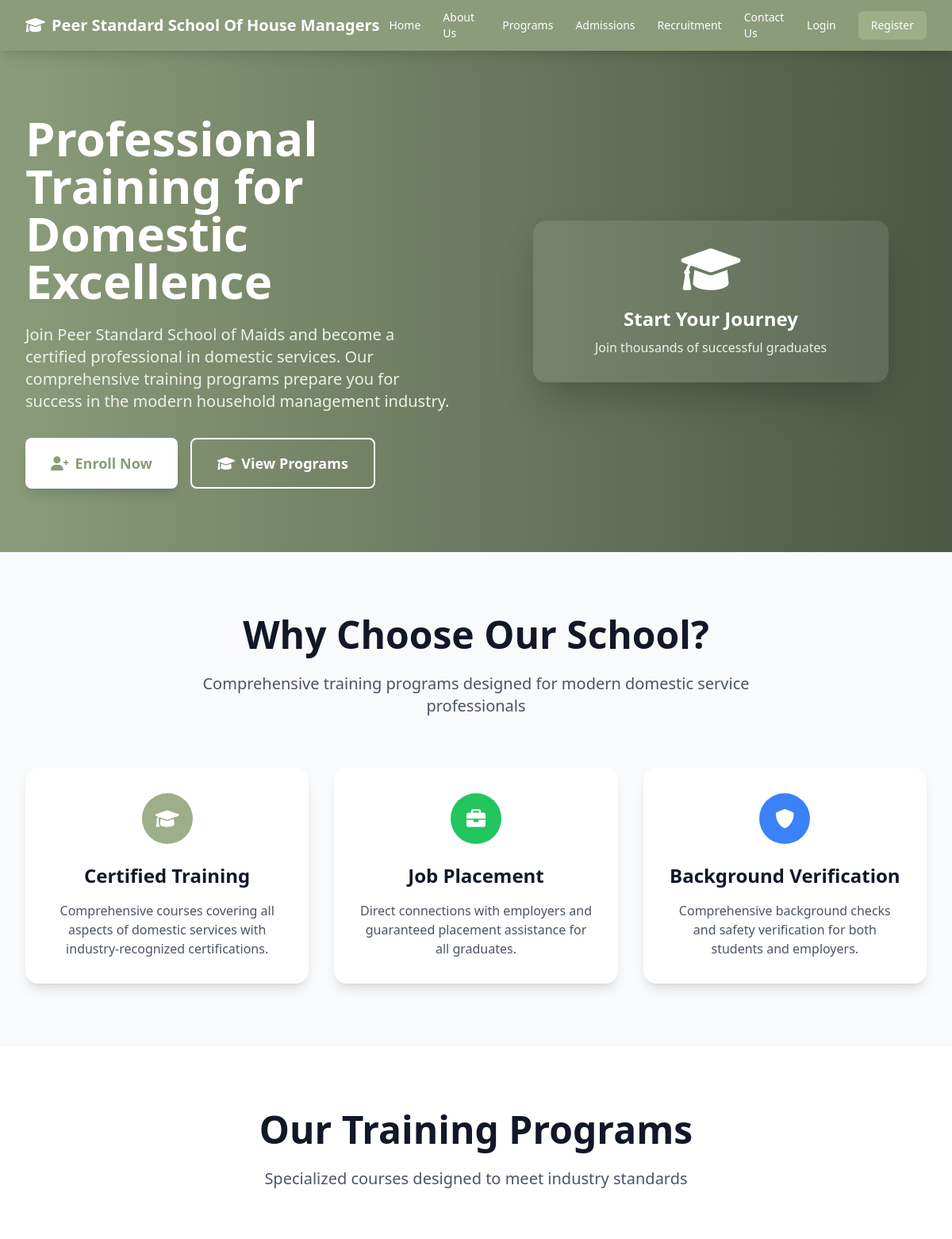
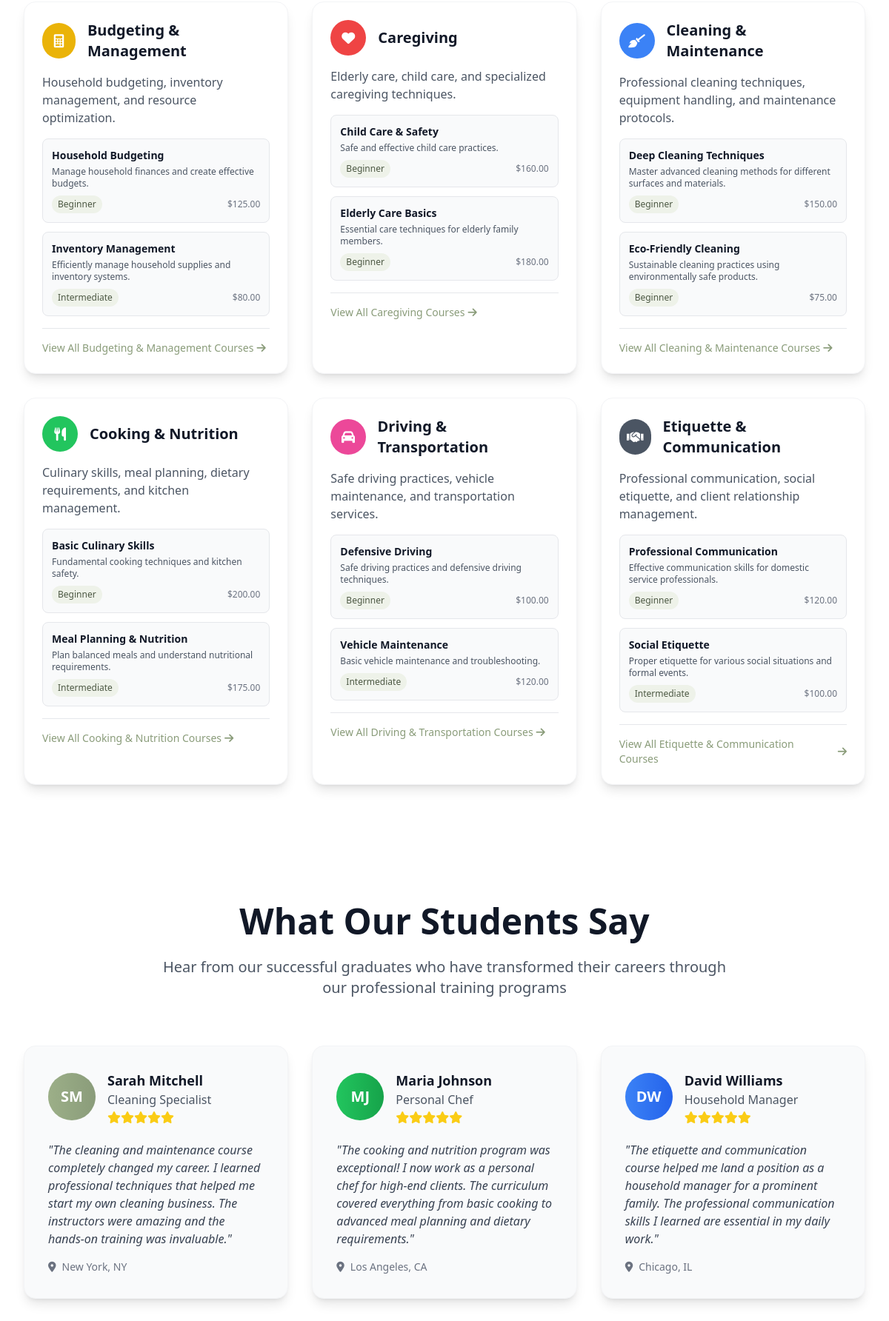
The page / (upper part) on the database its author committed (2 pictures, top to bottom).
### courses/models.py (models this page shows, shortened)
class CourseCategory(models.Model):
    name = models.CharField(max_length=100, unique=True)
    description = models.TextField(blank=True)
    is_active = models.BooleanField(default=True)
    created_at = models.DateTimeField(auto_now_add=True)
    class Meta:
        verbose_name = "Course Category"
        verbose_name_plural = "Course Categories"

class Course(models.Model):
    DIFFICULTY_CHOICES = [
        ('beginner', 'Beginner'),
        ('intermediate', 'Intermediate'),
        ('advanced', 'Advanced'),
    ]
    STATUS_CHOICES = [
        ('draft', 'Draft'),
        ('active', 'Active'),
        ('retired', 'Retired'),
    ]
    title = models.CharField(max_length=200)
    description = models.TextField()
    category = models.ForeignKey(CourseCategory, on_delete=models.CASCADE, related_name='courses')
    difficulty_level = models.CharField(max_length=20, choices=DIFFICULTY_CHOICES, default='beginner')
    duration_weeks = models.PositiveIntegerField(validators=[MinValueValidator(1), MaxValueValidator(52)])
    total_hours = models.PositiveIntegerField()
    max_students = models.PositiveIntegerField(default=30)
    tuition_fee = models.DecimalField(max_digits=10, decimal_places=2)
    status = models.CharField(max_length=20, choices=STATUS_CHOICES, default='draft')
    prerequisites = models.ManyToManyField('self', blank=True, symmetrical=False)
    learning_outcomes = models.TextField()
    course_materials = models.FileField(upload_to='course_materials/', blank=True, null=True)
    created_by = models.ForeignKey(User, on_delete=models.CASCADE, related_name='created_courses')
    created_at = models.DateTimeField(auto_now_add=True)
    updated_at = models.DateTimeField(auto_now=True)
    class Meta:
        verbose_name = "Course"
        verbose_name_plural = "Courses"

### peer_standard_school/views.py (the view)
# urls.py: path('', home_view, name='home'),
def home_view(request):
    categories_with_courses = []
    categories = CourseCategory.objects.filter(is_active=True).order_by('name')
    for category in categories:
        courses = Course.objects.filter(
            category=category,
            status='active'
        ).order_by('title')[:3]  # Limit to 3 courses per category for display
        if courses.exists():
            categories_with_courses.append({
                'category': category,
                'courses': courses
            })
    context = {
        'categories_with_courses': categories_with_courses,
        'total_courses': Course.objects.filter(status='active').count(),
        'total_categories': CourseCategory.objects.filter(is_active=True).count(),
    }
    return render(request, 'home.html', context)

### templates/home.html (shortened to what this page needs)
{% extends 'base.html' %}
{% load static %}
{% block content %}
<section class="bg-gradient-to-r from-primary-600 to-primary-800 text-white py-20">
    <div class="max-w-7xl mx-auto px-4 sm:px-6 lg:px-8">
        <div class="grid grid-cols-1 lg:grid-cols-2 gap-12 items-center">
            <div>
                <h1 class="text-4xl md:text-6xl font-bold mb-6 leading-tight">Professional Training for Domestic Excellence</h1>
                <p class="text-xl mb-8 text-primary-100">Join Peer Standard School of Maids and become a certified professional in domestic services. Our comprehensive training programs prepare you for success in the modern household management industry.</p>
                <div class="flex flex-col sm:flex-row gap-4">
                    <a href="{% url 'accounts:register' %}" class="bg-white text-primary-600 hover:bg-gray-100 px-8 py-4 rounded-lg font-semibold text-lg transition-colors duration-200 flex items-center justify-center shadow-lg hover:shadow-xl">
                        <i class="fas fa-user-plus mr-2"></i>Enroll Now
                    </a>
                    <a href="{% url 'programs' %}" class="border-2 border-white text-white hover:bg-white hover:text-primary-600 px-8 py-4 rounded-lg font-semibold text-lg transition-colors duration-200 flex items-center justify-center">
                        <i class="fas fa-graduation-cap mr-2"></i>View Programs
                    </a>
                </div>
            </div>
            <div class="flex justify-center">
                <div class="w-full max-w-md">
                    <div class="bg-white/10 backdrop-blur-sm rounded-2xl p-8 shadow-2xl">
                        <div class="text-center">
                            <i class="fas fa-graduation-cap text-6xl text-white mb-4"></i>
                            <h3 class="text-2xl font-bold mb-2">Start Your Journey</h3>
                            <p class="text-primary-100">Join thousands of successful graduates</p>
                        </div>
                    </div>
                </div>
            </div>
        </div>
    </div>
</section>
<section class="py-20 bg-gray-50">
    <div class="max-w-7xl mx-auto px-4 sm:px-6 lg:px-8">
        <div class="text-center mb-16">
            <h2 class="text-4xl md:text-5xl font-bold text-gray-900 mb-6">Why Choose Our School?</h2>
            <p class="text-xl text-gray-600 max-w-3xl mx-auto">Comprehensive training programs designed for modern domestic service professionals</p>
        </div>
        <div class="grid grid-cols-1 md:grid-cols-3 gap-8">
            <div class="bg-white rounded-2xl shadow-lg hover:shadow-xl transition-shadow duration-300 p-8 text-center">
                <div class="w-16 h-16 bg-primary-500 text-white rounded-full mx-auto mb-6 flex items-center justify-center">
                    <i class="fas fa-graduation-cap text-2xl"></i>
                </div>
                <h3 class="text-2xl font-bold text-gray-900 mb-4">Certified Training</h3>
                <p class="text-gray-600">Comprehensive courses covering all aspects of domestic services with industry-recognized certifications.</p>
            </div>
            <div class="bg-white rounded-2xl shadow-lg hover:shadow-xl transition-shadow duration-300 p-8 text-center">
                <div class="w-16 h-16 bg-green-500 text-white rounded-full mx-auto mb-6 flex items-center justify-center">
                    <i class="fas fa-briefcase text-2xl"></i>
                </div>
                <h3 class="text-2xl font-bold text-gray-900 mb-4">Job Placement</h3>
                <p class="text-gray-600">Direct connections with employers and guaranteed placement assistance for all graduates.</p>
            </div>
            <div class="bg-white rounded-2xl shadow-lg hover:shadow-xl transition-shadow duration-300 p-8 text-center">
                <div class="w-16 h-16 bg-blue-500 text-white rounded-full mx-auto mb-6 flex items-center justify-center">
                    <i class="fas fa-shield-alt text-2xl"></i>
                </div>
                <h3 class="text-2xl font-bold text-gray-900 mb-4">Background Verification</h3>
                <p class="text-gray-600">Comprehensive background checks and safety verification for both students and employers.</p>
            </div>
        </div>
    </div>
</section>
<section class="py-20 bg-white">
    <div class="max-w-7xl mx-auto px-4 sm:px-6 lg:px-8">
        <div class="text-center mb-16">
            <h2 class="text-4xl md:text-5xl font-bold text-gray-900 mb-6">Our Training Programs</h2>
            <p class="text-xl text-gray-600 max-w-3xl mx-auto">Specialized courses designed to meet industry standards</p>
        </div>
        {% if categories_with_courses %}
            <div class="grid grid-cols-1 md:grid-cols-2 lg:grid-cols-3 gap-8">
                {% for category_data in categories_with_courses %}
                    <div class="bg-white rounded-2xl shadow-lg hover:shadow-xl transition-all duration-300 p-6 border border-gray-100 hover:border-primary-200">
                        <div class="flex items-center mb-4">
                            <div class="w-12 h-12 {% cycle 'bg-yellow-500' 'bg-red-500' 'bg-blue-500' 'bg-green-500' 'bg-pink-500' 'bg-gray-600' %} text-white rounded-full flex items-center justify-center mr-4">
                                {% if 'Cleaning' in category_data.category.name %}
                                    <i class="fas fa-broom text-lg"></i>
                                {% elif 'Cooking' in category_data.category.name %}
                                    <i class="fas fa-utensils text-lg"></i>
                                {% elif 'Etiquette' in category_data.category.name %}
                                    <i class="fas fa-handshake text-lg"></i>
                                {% elif 'Budgeting' in category_data.category.name %}
                                    <i class="fas fa-calculator text-lg"></i>
                                {% elif 'Caregiving' in category_data.category.name %}
                                    <i class="fas fa-heart text-lg"></i>
                                {% elif 'Driving' in category_data.category.name %}
                                    <i class="fas fa-car text-lg"></i>
                                {% else %}
                                    <i class="fas fa-graduation-cap text-lg"></i>
                                {% endif %}
                            </div>
                            <h3 class="text-xl font-bold text-gray-900">{{ category_data.category.name }}</h3>
                        </div>
                        <p class="text-gray-600 mb-4">{{ category_data.category.description }}</p>
                        <div class="space-y-3">
                            {% for course in category_data.courses %}
                                <div class="bg-gray-50 rounded-lg p-3 border border-gray-200">
                                    <h4 class="font-semibold text-gray-900 text-sm mb-1">{{ course.title }}</h4>
                                    <p class="text-xs text-gray-600 mb-2">{{ course.description|truncatewords:15 }}</p>
                                    <div class="flex items-center justify-between text-xs text-gray-500">
                                        <span class="bg-primary-100 text-primary-800 px-2 py-1 rounded-full">
                                            {{ course.get_difficulty_level_display }}
                                        </span>
                                        <span class="font-medium">${{ course.tuition_fee }}</span>
                                    </div>
                                </div>
                            {% endfor %}
                        </div>
                        <div class="mt-4 pt-4 border-t border-gray-200">
                            <a href="{% url 'courses:list' %}?category={{ category_data.category.id }}"
                               class="text-primary-600 hover:text-primary-700 text-sm font-medium flex items-center">
                                View All {{ category_data.category.name }} Courses
                                <i class="fas fa-arrow-right ml-1"></i>
                            </a>
                        </div>
                    </div>
                {% endfor %}
            </div>
        {% endif %}
    </div>
</section>
<section class="py-20 bg-white">
    <div class="max-w-7xl mx-auto px-4 sm:px-6 lg:px-8">
        <div class="text-center mb-16">
            <h2 class="text-4xl md:text-5xl font-bold text-gray-900 mb-6">What Our Students Say</h2>
            <p class="text-xl text-gray-600 max-w-3xl mx-auto">Hear from our successful graduates who have transformed their careers through our professional training programs</p>
        </div>
        <div class="grid grid-cols-1 md:grid-cols-2 lg:grid-cols-3 gap-8">
            <div class="bg-gray-50 rounded-2xl p-8 shadow-lg hover:shadow-xl transition-all duration-300 border border-gray-100">
                <div class="flex items-center mb-6">
                    <div class="w-16 h-16 bg-gradient-to-r from-primary-500 to-primary-600 rounded-full flex items-center justify-center mr-4">
                        <span class="text-white font-bold text-xl">SM</span>
                    </div>
                    <div>
                        <h4 class="text-lg font-semibold text-gray-900">Sarah Mitchell</h4>
                        <p class="text-gray-600">Cleaning Specialist</p>
                        <div class="flex text-yellow-400 mt-1">
                            <i class="fas fa-star"></i>
                            <i class="fas fa-star"></i>
                            <i class="fas fa-star"></i>
                            <i class="fas fa-star"></i>
                            <i class="fas fa-star"></i>
                        </div>
                    </div>
                </div>
                <blockquote class="text-gray-700 italic mb-4">
                    "The cleaning and maintenance course completely changed my career. I learned professional techniques that helped me start my own cleaning business. The instructors were amazing and the hands-on training was invaluable."
                </blockquote>
                <div class="flex items-center text-sm text-gray-500">
                    <i class="fas fa-map-marker-alt mr-2"></i>
                    <span>New York, NY</span>
                </div>
            </div>
            <div class="bg-gray-50 rounded-2xl p-8 shadow-lg hover:shadow-xl transition-all duration-300 border border-gray-100">
                <div class="flex items-center mb-6">
                    <div class="w-16 h-16 bg-gradient-to-r from-green-500 to-green-600 rounded-full flex items-center justify-center mr-4">
                        <span class="text-white font-bold text-xl">MJ</span>
                    </div>
                    <div>
                        <h4 class="text-lg font-semibold text-gray-900">Maria Johnson</h4>
                        <p class="text-gray-600">Personal Chef</p>
                        <div class="flex text-yellow-400 mt-1">
                            <i class="fas fa-star"></i>
                            <i class="fas fa-star"></i>
                            <i class="fas fa-star"></i>
                            <i class="fas fa-star"></i>
                            <i class="fas fa-star"></i>
                        </div>
                    </div>
                </div>
                <blockquote class="text-gray-700 italic mb-4">
                    "The cooking and nutrition program was exceptional! I now work as a personal chef for high-end clients. The curriculum covered everything from basic cooking to advanced meal planning and dietary requirements."
                </blockquote>
                <div class="flex items-center text-sm text-gray-500">
                    <i class="fas fa-map-marker-alt mr-2"></i>
                    <span>Los Angeles, CA</span>
                </div>
            </div>
            <div class="bg-gray-50 rounded-2xl p-8 shadow-lg hover:shadow-xl transition-all duration-300 border border-gray-100">
                <div class="flex items-center mb-6">
                    <div class="w-16 h-16 bg-gradient-to-r from-blue-500 to-blue-600 rounded-full flex items-center justify-center mr-4">
                        <span class="text-white font-bold text-xl">DW</span>
                    </div>
                    <div>
                        <h4 class="text-lg font-semibold text-gray-900">David Williams</h4>
                        <p class="text-gray-600">Household Manager</p>
                        <div class="flex text-yellow-400 mt-1">
                            <i class="fas fa-star"></i>
                            <i class="fas fa-star"></i>
                            <i class="fas fa-star"></i>
                            <i class="fas fa-star"></i>
                            <i class="fas fa-star"></i>
                        </div>
                    </div>
                </div>
                <blockquote class="text-gray-700 italic mb-4">
                    "The etiquette and communication course helped me land a position as a household manager for a prominent family. The professional communication skills I learned are essential in my daily work."
                </blockquote>
                <div class="flex items-center text-sm text-gray-500">
                    <i class="fas fa-map-marker-alt mr-2"></i>
                    <span>Chicago, IL</span>
                </div>
            </div>
        </div>
    </div>
</section>
{% endblock %}

### rows shown on the page
CourseCategory: category.name "Budgeting & Management", category.description "Household budgeting, inventory management, and resource optimization."
Course: title "Household Budgeting", description "Manage household finances and create effective budgets.", difficulty_level "Beginner", tuition_fee "125.00"
Course: title "Inventory Management", description "Efficiently manage household supplies and inventory systems.", difficulty_level "Intermediate", tuition_fee "80.00"
CourseCategory: category.name "Caregiving", category.description "Elderly care, child care, and specialized caregiving techniques."
Course: title "Child Care & Safety", description "Safe and effective child care practices.", difficulty_level "Beginner", tuition_fee "160.00"
Course: title "Elderly Care Basics", description "Essential care techniques for elderly family members.", difficulty_level "Beginner", tuition_fee "180.00"
CourseCategory: category.name "Cleaning & Maintenance", category.description "Professional cleaning techniques, equipment handling, and maintenance protocols."
Course: title "Deep Cleaning Techniques", description "Master advanced cleaning methods for different surfaces and materials.", difficulty_level "Beginner", tuition_fee "150.00"
Course: title "Eco-Friendly Cleaning", description "Sustainable cleaning practices using environmentally safe products.", difficulty_level "Beginner", tuition_fee "75.00"
CourseCategory: category.name "Cooking & Nutrition", category.description "Culinary skills, meal planning, dietary requirements, and kitchen management."
Course: title "Basic Culinary Skills", description "Fundamental cooking techniques and kitchen safety.", difficulty_level "Beginner", tuition_fee "200.00"
Course: title "Meal Planning & Nutrition", description "Plan balanced meals and understand nutritional requirements.", difficulty_level "Intermediate", tuition_fee "175.00"
CourseCategory: category.name "Driving & Transportation", category.description "Safe driving practices, vehicle maintenance, and transportation services."
Course: title "Defensive Driving", description "Safe driving practices and defensive driving techniques.", difficulty_level "Beginner", tuition_fee "100.00"
Course: title "Vehicle Maintenance", description "Basic vehicle maintenance and troubleshooting.", difficulty_level "Intermediate", tuition_fee "120.00"
CourseCategory: category.name "Etiquette & Communication", category.description "Professional communication, social etiquette, and client relationship management."
Course: title "Professional Communication", description "Effective communication skills for domestic service professionals.", difficulty_level "Beginner", tuition_fee "120.00"
Course: title "Social Etiquette", description "Proper etiquette for various social situations and formal events.", difficulty_level "Intermediate", tuition_fee "100.00"
